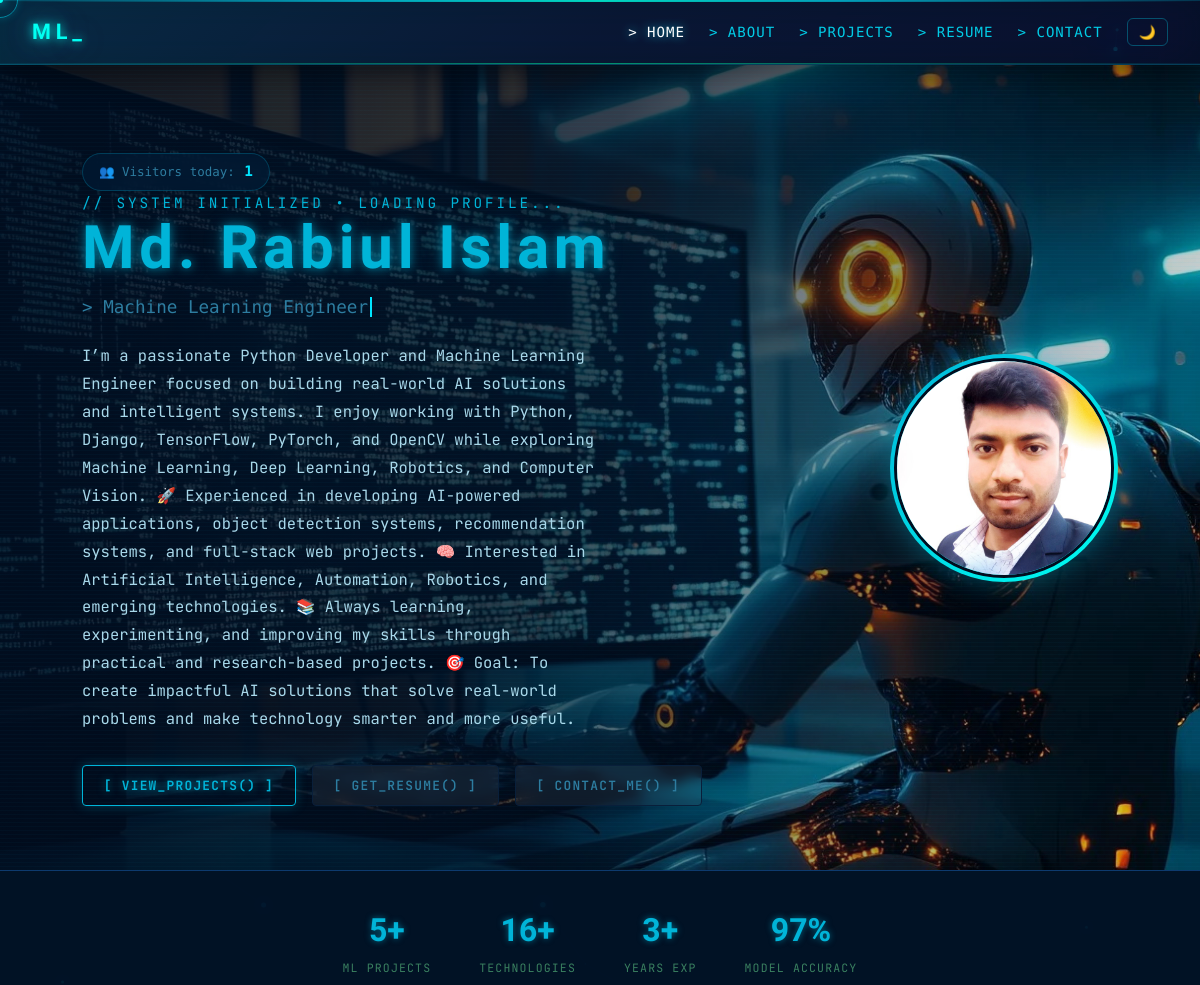
Before: / (upper part) with the older database file.
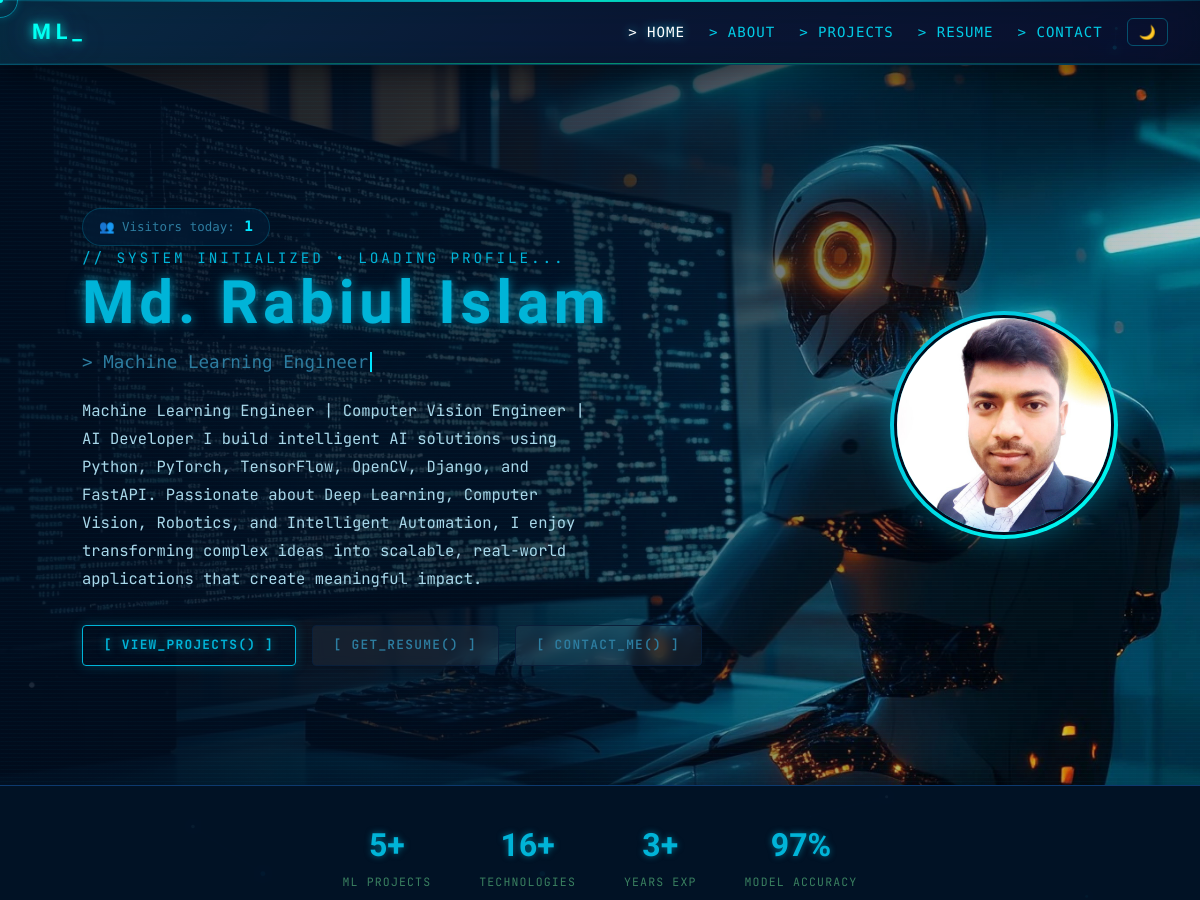
After: the same page with the newer database file.
### Portfolio/models.py (models this page shows, shortened)
class Profile(models.Model):
    user = models.OneToOneField(User, on_delete=models.CASCADE)
    full_name = models.CharField(max_length=200)
    title = models.CharField(max_length=200, blank=True)
    bio = models.TextField(blank=True)
    phone = models.CharField(max_length=20, blank=True)
    email = models.EmailField(blank=True)
    location = models.CharField(max_length=200, blank=True)
    website = models.URLField(blank=True)
    github = models.URLField(blank=True)
    linkedin = models.URLField(blank=True)
    profile_picture = models.ImageField(upload_to='profile/', blank=True, null=True)

### Portfolio/views.py (the view)
# urls.py: path('', views.spa, name='spa'),
def spa(request):
    try:
        admin = User.objects.get(username='admin')
        profile = Profile.objects.get(user=admin)
        projects = Project.objects.filter(profile=profile)
        skills = Skill.objects.filter(profile=profile)
        educations = Education.objects.filter(profile=profile)
        experiences = Experience.objects.filter(profile=profile)
    except (User.DoesNotExist, Profile.DoesNotExist):
        profile = projects = skills = educations = experiences = None
    return render(request, 'portfolio/spa.html', {
        'profile': profile,
        'projects': projects,
        'skills': skills,
        'educations': educations,
        'experiences': experiences,
    })

### Portfolio/models.py (called while the page is built)
    def get_technologies_list(self):
        return [t.strip() for t in self.technologies.split(',')]

### templates/portfolio/spa.html (shortened to what this page needs)
<!DOCTYPE html>
{% load static %}
<html lang="en">
<head>
  <link rel="stylesheet" href="{% static 'css/style.css' %}">
</head>
<body>
<div id="cursor-ring"></div>
<nav class="navbar" style="position:sticky;top:0;z-index:100;">
  <a href="#" class="navbar-brand" data-page="home">ML</a>
  <ul class="nav-links">
    <li><a href="#" data-page="home" class="nav-link nav-active">&gt; home</a></li>
    <li><a href="#" data-page="about" class="nav-link">&gt; about</a></li>
    <li><a href="#" data-page="projects" class="nav-link">&gt; projects</a></li>
    <li><a href="#" data-page="resume" class="nav-link">&gt; resume</a></li>
    <li><a href="#" data-page="contact" class="nav-link">&gt; contact</a></li>
    <li>
      <button id="theme-toggle" title="Toggle theme" style="background:none;border:1px solid rgba(0,229,255,.3);color:#00e5ff;border-radius:6px;padding:.3rem .7rem;cursor:pointer;font-size:.85rem;transition:all .2s;">🌙</button>
    </li>
  </ul>
</nav>
<div class="spa-page active" id="page-home">
  <section style="position:relative;overflow:hidden;min-height:90vh;display:flex;align-items:center;">
    <div id="hero-bg-img"></div>
    <div id="hero-overlay"></div>
    <div id="hero-content" class="hero-flex" style="display:flex;align-items:center;justify-content:space-between;gap:3rem;max-width:1100px;margin:0 auto;padding:4rem 2rem;width:100%;flex-wrap:wrap;">
      <div style="flex:1;min-width:280px;">
      <div id="visitor-counter" style="margin-top:1.5rem;">
        👥 Visitors today: <span id="visit-count">...</span>
      </div>
        <p class="hero-greeting" id="hero-greeting">// SYSTEM INITIALIZED &bull; LOADING PROFILE...</p>
        <h1 class="hero-name" style="font-size:clamp(2rem,5vw,3.8rem);">{% if profile %}{{ profile.full_name }}{% else %}ML ENGINEER{% endif %}</h1>
        <p class="hero-title" style="font-size:1.1rem;margin-bottom:1.2rem;">&gt; <span id="typed-role">Machine Learning Engineer</span></p>
        <p style="color:#a8d8ea;font-size:.97rem;max-width:520px;line-height:1.8;margin-bottom:2rem;">{% if profile %}{{ profile.bio }}{% endif %}</p>
        <div style="display:flex;gap:1rem;flex-wrap:wrap;">
          <a href="#" data-page="projects" class="nav-link btn btn-primary" style="background:rgba(0,180,216,.15);border:1.5px solid #00e5ff;color:#fff;font-weight:700;text-shadow:0 0 8px rgba(0,229,255,.5);box-shadow:0 0 18px rgba(0,180,216,.25);">[ view_projects() ]</a>
          <a href="#" data-page="resume"   class="nav-link btn btn-outline" style="border:1.5px solid rgba(0,229,255,.5);color:#fff;background:rgba(255,255,255,.06);backdrop-filter:blur(6px);">[ get_resume() ]</a>
          <a href="#" data-page="contact"  class="nav-link btn btn-outline" style="border:1.5px solid rgba(0,229,255,.5);color:#fff;background:rgba(255,255,255,.06);backdrop-filter:blur(6px);">[ contact_me() ]</a>
        </div>
      </div>
      {% if profile and profile.profile_picture %}
      <div style="flex-shrink:0;display:flex;justify-content:flex-end;">
        <div class="profile-ring"><img src="{{ profile.profile_picture.url }}" alt="{{ profile.full_name }}"></div>
      </div>
      {% endif %}
    </div>
  </section>
  <div style="background:rgba(2,20,40,.95);border-top:1px solid #0d3a6e;border-bottom:1px solid #0d3a6e;padding:2rem;">
    <div style="max-width:1100px;margin:0 auto;display:flex;gap:3rem;flex-wrap:wrap;justify-content:center;">
      <div style="text-align:center;"><div class="stat-number counter-val" data-target="{{projects|length}}" data-suffix="+">0+</div><div class="stat-label">ML PROJECTS</div></div>
      <div style="text-align:center;"><div class="stat-number counter-val" data-target="{{skills|length}}" data-suffix="+">0+</div><div class="stat-label">TECHNOLOGIES</div></div>
      <div style="text-align:center;"><div class="stat-number counter-val" data-target="3" data-suffix="+">0+</div><div class="stat-label">YEARS EXP</div></div>
      <div style="text-align:center;"><div class="stat-number counter-val" data-target="97" data-suffix="%">0%</div><div class="stat-label">MODEL ACCURACY</div></div>
    </div>
  </div>
</div>
</body>
</html>

Changed rows visible on the page:
changed Profile "Md. Rabiul Islam": bio "I’m a passionate Python Developer and Machine Learning Engineer focused on building real-world AI solutions and intelligent systems. I enjoy working with Python, Django, TensorFlow, PyTorch, and OpenCV while exploring Machine Learning, Deep Learning, Robotics, and Computer Vision. 🚀 Experienced in developing AI-powered applications, object detection systems, recommendation systems, and full-stack web projects. 🧠 Interested in Artificial Intelligence, Automation, Robotics, and emerging technologies. 📚 Always learning, experimenting, and improving my skills through practical and research-based projects. 🎯 Goal: To create impactful AI solutions that solve real-world problems and make…" → "Machine Learning Engineer | Computer Vision Engineer | AI Developer I build intelligent AI solutions using Python, PyTorch, TensorFlow, OpenCV, Django, and FastAPI. Passionate about Deep Learning, Computer Vision, Robotics, and Intelligent Automation, I enjoy transforming complex ideas into scalable, real-world applications that create meaningful impact."
